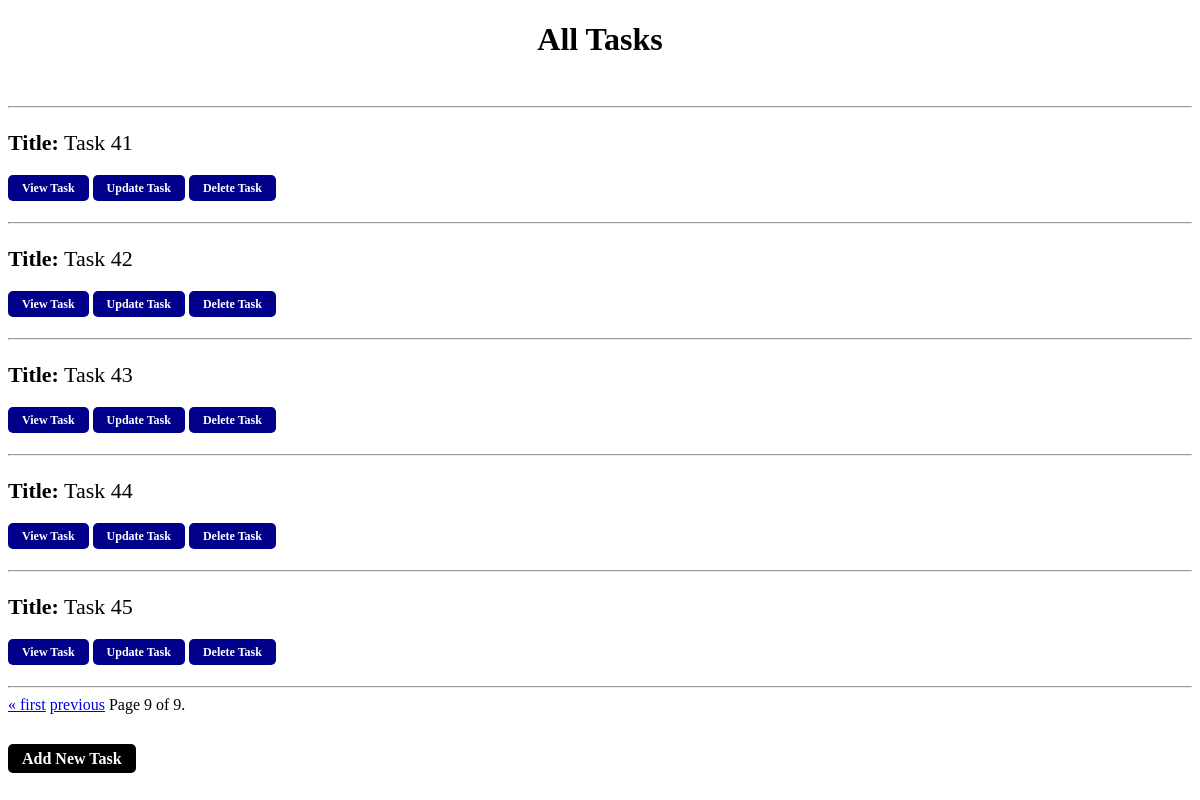
The app's page /tasks/?page=9 with its own data.
### tasks/models.py (models this page shows)
class Task(models.Model):
    user = models.ForeignKey(User, on_delete=models.CASCADE)
    title = models.CharField(max_length=100)
    description = models.TextField()
    status = models.BooleanField(default=False, verbose_name='completed')

### tasks/views.py (the view)
# urls.py: 2. Add a URL to urlpatterns:  path('', views.home, name='home')
def home(request):
    user = User.objects.last()
    tasks = Task.objects.filter(user=user)
    paginator = Paginator(tasks, 5)
    page_number = request.GET.get('page')
    page_obj = paginator.get_page(page_number)
    context = {
        "tasks": page_obj
    }
    return render(request, 'home.html', context)

### templates/tasks/home.html (shortened to what this page needs)
<!DOCTYPE html>
<html lang="en">
  <head>
  </head>
  <body>
    <header>
      <h1 class="header">All Tasks</h1>
    </header>
    <div>
      <br><hr>
      {% for task in tasks %}
      <p class="task_title"><strong>Title:</strong> {{ task.title }}</p>
      <a href="{% url 'view-task' task.id %}" class="button">View Task</a>
      <a href="{% url 'update-task' task.id %}" class="button">Update Task</a>
      <a href="{% url 'delete-task' task.id %}?page={{ tasks.number }}" class="button">Delete Task</a>
      <br><br><hr>
      {% endfor %}
    </div>
    <div class="pagination">
        <span class="step-links">
            {% if tasks.has_previous %}
                <a href="?page=1">&laquo; first</a>
                <a href="?page={{ page_obj.previous_page_number }}">previous</a>
            {% endif %}
            <span class="current">
                Page {{ tasks.number }} of {{ tasks.paginator.num_pages }}.
            </span>
        </span>
    </div>
    <div>
      <br><br>
      <a href="{% url 'add-task' %}" class="button button-add">Add New Task</a>
    </div>
  </body>
</html>

### templates/tasks/home.html (style rules this page uses)
.header { text-align: center; }
.task_title { font-size: 22px; }
.button { padding: 6px 14px; font-weight: bold; font-size: 12px; color: #fff; background-color: darkblue; border: none; border-radius: 5px; text-decoration: none; cursor: pointer; }
.button-add { font-size: 16px; background-color: black; }

### records on screen
Task: title "Task 41"
Task: title "Task 42"
Task: title "Task 43"
Task: title "Task 44"
Task: title "Task 45"

### other values on screen
{{ tasks.number }} "9"
{{ tasks.paginator.num_pages }} "9"
